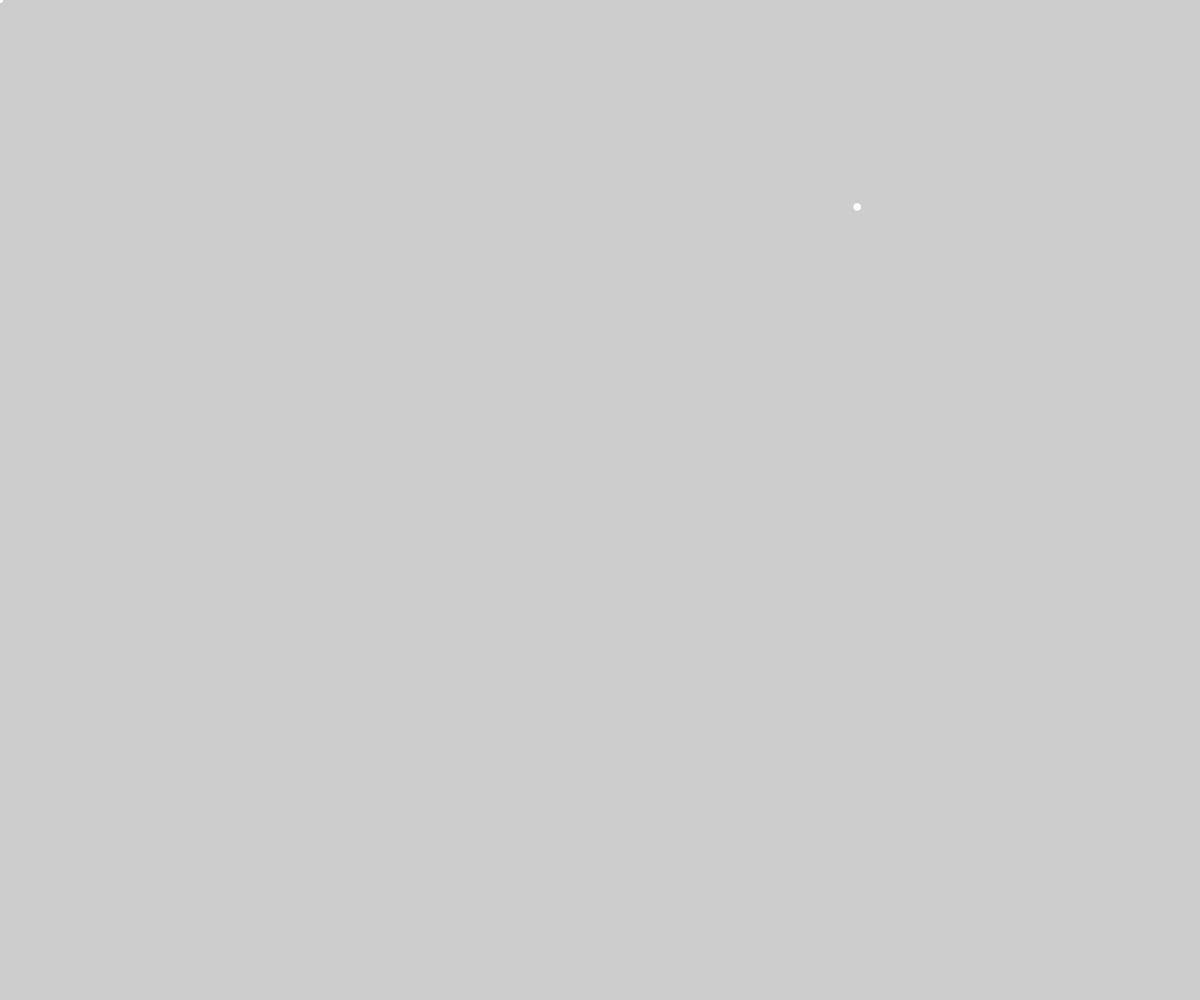
Frame 1 (no input)
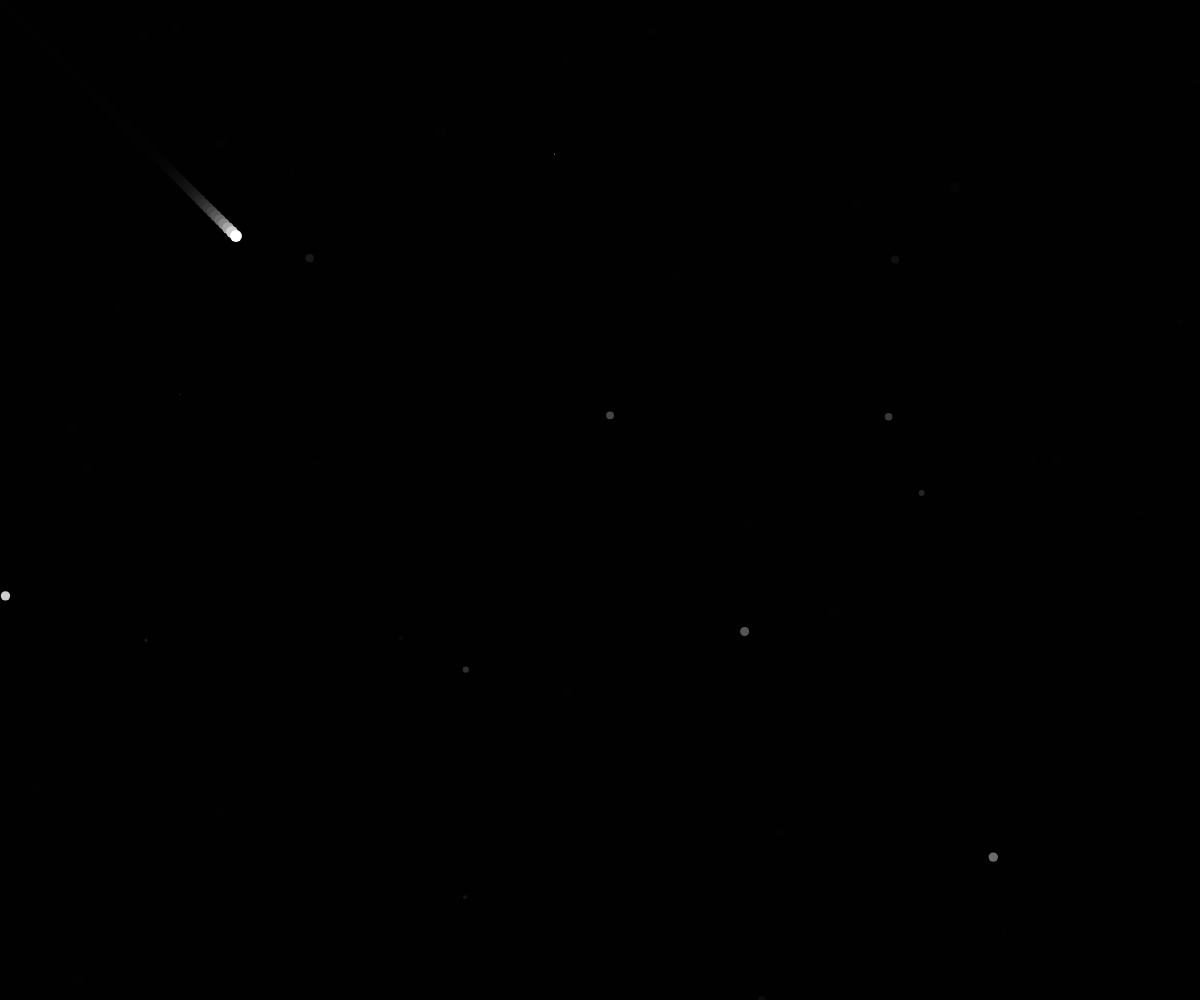
Frame 60 (no input)
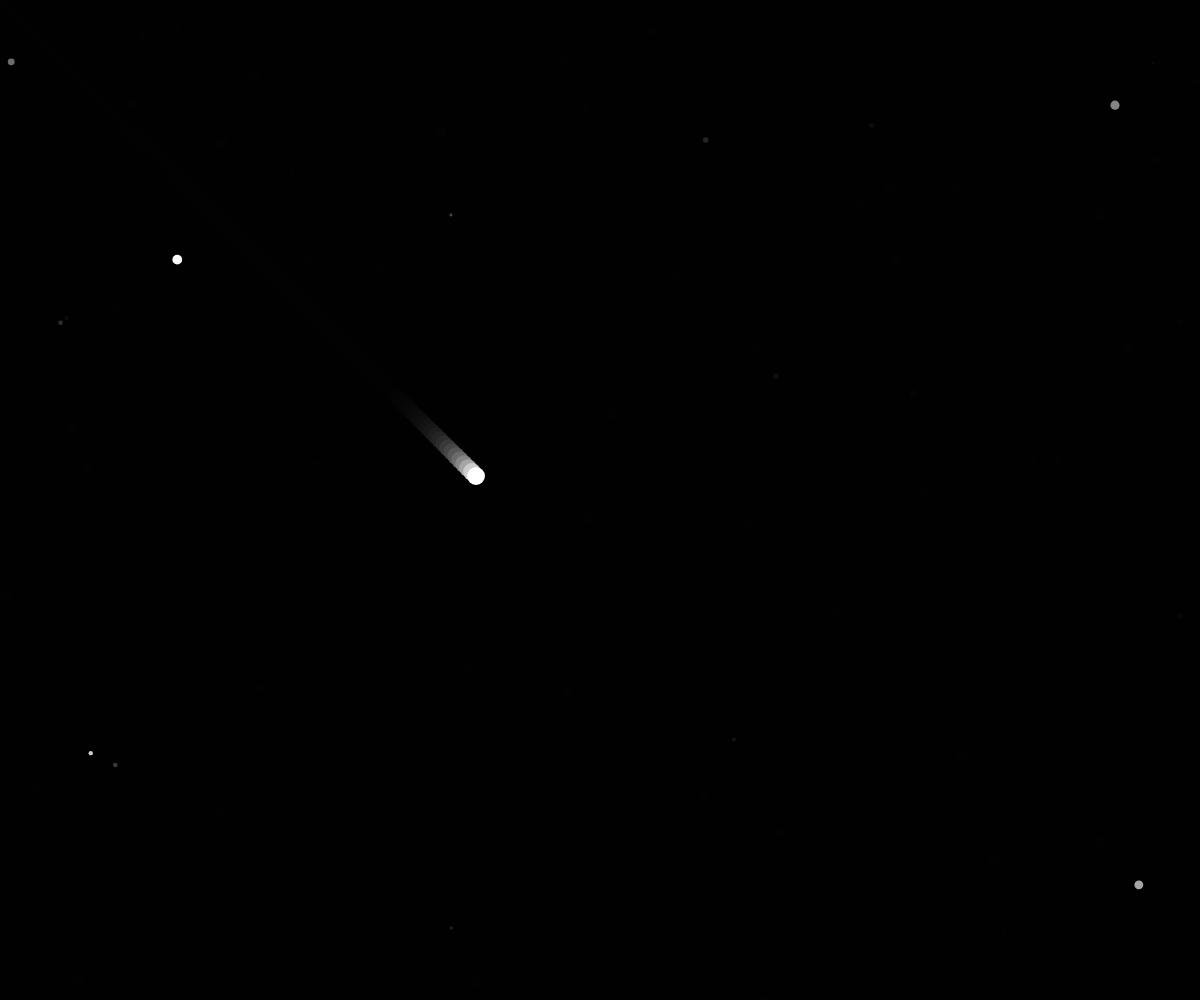
Frame 120 (the mouse pressed at the canvas centre since frame 60)

The p5.js sketch that drew these frames (run headless with seeded random() and noise() and a simulated clock; from frame 60 on, the mouse is pressed at the canvas centre):

// p5.js sketch
// ── sketch.js
let sparkleX;
let sparkleY;
let sparkleSize;

let starX = 0;
let starY = 0;
let starSize = 6;
let starSpeed = 0;

function setup() {
  createCanvas(windowWidth, windowHeight);
  // Set frame rate to 36 FPS
  frameRate(36);
}

function draw() {
  background(0, 50);

  // Set random values every draw loop
  sparkleX = random(0, width);
  sparkleY = random(0, height);
  sparkleSize = random(0, 10);

  fill(255);
  noStroke();
  ellipse(sparkleX, sparkleY, sparkleSize);

  // Create a shooting start animation defined in shootingStar() function
  shootingStar(4);
}

function shootingStar(starSpeed) {
  fill(255);
  noStroke();
  ellipse(starX, starY, starSize);
  starX = starX + starSpeed;
  starY = starY + starSpeed;
  starSize = starSize + 0.1;

  if (starX > width || starY > height) {
    starX = 0;
    starY = 0;
    starSize = 1;
  }
}
